Frame 1 (no input): blank canvas, image omitted
Frame 60 (no input): blank canvas, image omitted
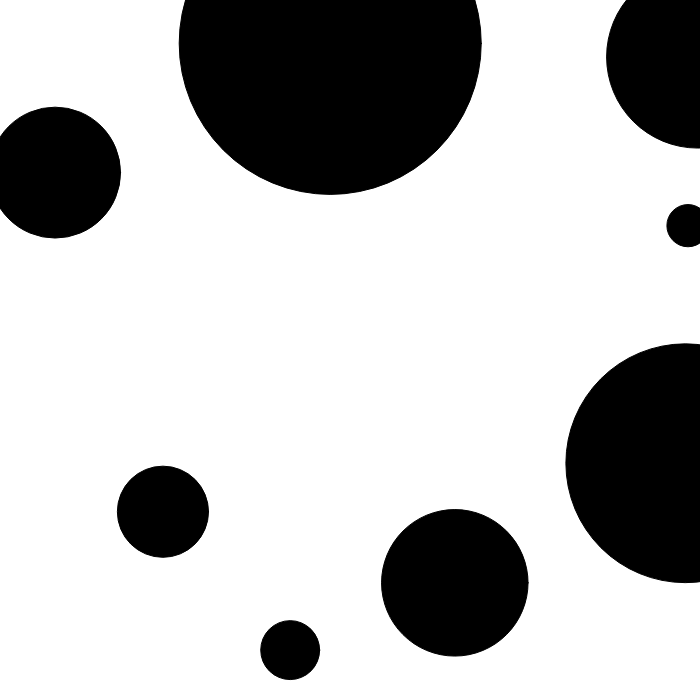
Frame 120 (the mouse pressed at the canvas centre since frame 60)

The p5.js sketch whose frames 1 and 60 were blank and that drew this single picture after the mouse press (run headless with seeded random() and noise() and a simulated clock; from frame 60 on, the mouse is pressed at the canvas centre):

// p5.js sketch
// ── sketch.js
"use strict";
 
var canvasWidth = 700;
var canvasHeight = 700;
var maxDimension = Math.max(canvasWidth, canvasHeight);
var blackHoleFill = 0;
var whiteSpaceFill = 255;

var array_width = 10;
var x_array = new Array(array_width);
var y_array = new Array(array_width);
var radius_array = new Array(array_width);
var BlackHolesExploded = 0;

var numberOfBlackHoles = 0;
var availibleSlot = 0;

var isDead = false;
var mousePressed = true;


function setup() {
    reset();
}

function draw() {
background(whiteSpaceFill);
        fill(blackHoleFill);
        numberOfBlackHoles = 0;

        // draw all non-zero circles
        for (var i = 0; i < array_width; i++) {
            var xpos = x_array[i];
            var ypos = y_array[i];
            var radius = 10;
            if (isDead) {
                radius = radius_array[i];
            } else {
                radius = radius_array[i] = radius_array[i] + 10;
            }

            if (xpos > 0 && ypos > 0 && radius > 0) {
                numberOfBlackHoles++;
                // if we hit a circle
                if (!isDead && mousePressed == true && mouseButton == LEFT
                        && dist(mouseX, mouseY, xpos, ypos) <= radius) {
                    fill(whiteSpaceFill);

                    // clear this circle
                    x_array[i] = y_array[i] = radius_array[i] = 0;

                    BlackHolesExploded++;
                } else {
                    fill(blackHoleFill);
                }

                ellipse(xpos, ypos, radius, radius);

                // check to see if we lost
                if (radius > maxDimension) {
                    isDead = true;
                }

            } else {
                availibleSlot = i;
            }
        }

        // have room for one more, add one circle this round
        if (!isDead && numberOfBlackHoles < array_width) {
            x_array[availibleSlot] = random(canvasWidth);
            y_array[availibleSlot] = random(canvasHeight);
            radius_array[availibleSlot] = random(50) + 1;
        }

        if (isDead) {
            textAlign(CENTER, CENTER);
            fill(128);
            text("Game Over.", canvasWidth / 2, canvasHeight / 4);
            text("Zapped:" + BlackHolesExploded, canvasWidth / 2, canvasHeight * 3
                    / 4);
        }

    }

function reset(){
    createCanvas(canvasWidth, canvasHeight);

    frameRate(20);
    textSize(60);
    
    for (var i = 0; i < array_width; i++) {
        x_array[i] = 0;
        y_array[i] = 0;
        radius_array[i] = 0;
    }
    
    numberOfBlackHoles = 0;
    isDead = false;
    availibleSlot = 0;

}

// function mousePressed(){
  
// }

 
